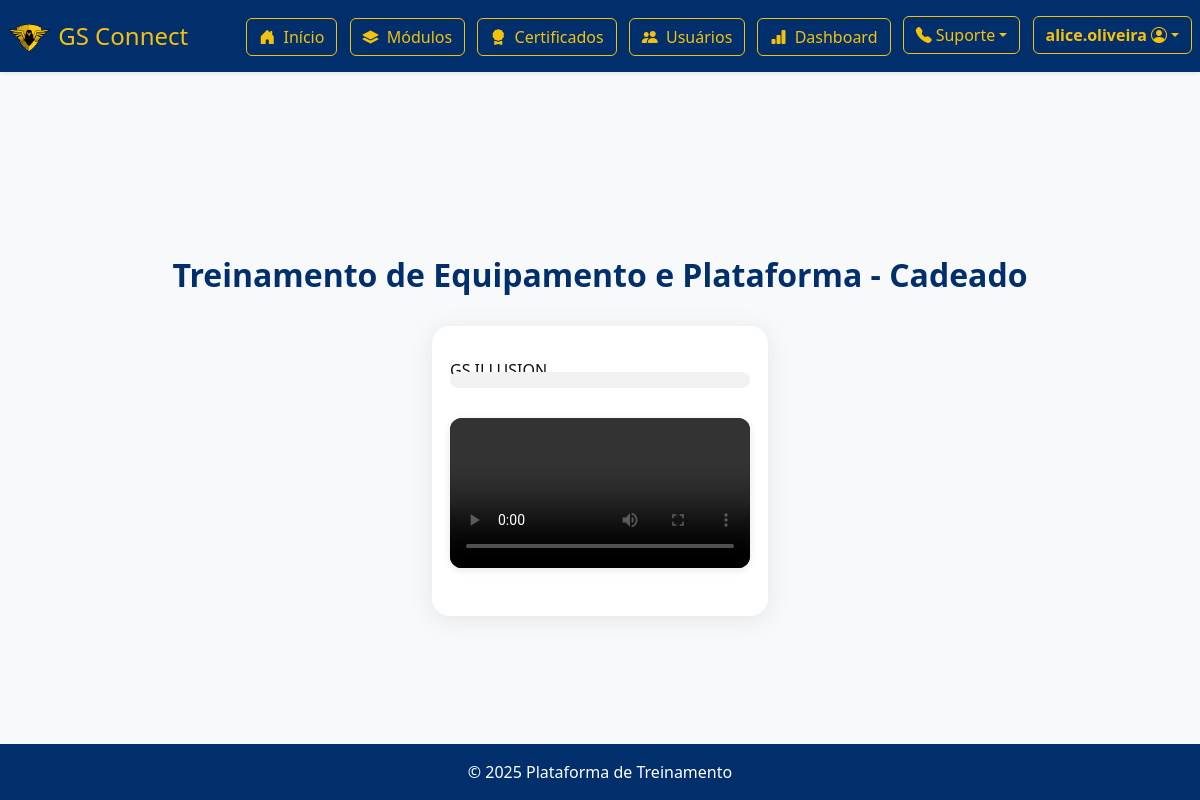
Page /cursos/modulo/3/ (signed in) on the committed database.
### cursos/models.py (models this page shows, shortened)
class Modulo(models.Model):
    curso = models.ForeignKey(Curso, related_name='modulos', on_delete=models.CASCADE)
    equipamento = models.ForeignKey(Equipamento, on_delete=models.CASCADE)
    titulo = models.CharField(max_length=200)
    conteudo = models.TextField()
    ordem = models.PositiveIntegerField()
    video = models.FileField(upload_to='videos/', null=True, blank=True)  # ✅ aqui
    imagem_capa = models.ImageField(upload_to='capas_modulos/', null=True, blank=True)  # NOVO CAMPO
    beneficios = models.TextField(blank=True, default='')  # Um benefício por linha

### cursos/views.py (the view, shortened to what this page needs)
# urls.py: path('modulo/<int:modulo_id>/', views.ver_modulo, name='ver_modulo'),
def ver_modulo(request, modulo_id):
    modulo = get_object_or_404(Modulo, id=modulo_id)
    if request.user.is_authenticated and request.user.is_staff:
        context = {'modulo': modulo}
        if 'equipamento' in modulo.titulo.lower():
            perfil = PerfilUsuario.objects.get(user=request.user)
            modelos = perfil.modelos_equipamento.all()
            conteudos = ConteudoEquipamento.objects.filter(modelo__in=modelos)
            context['conteudos_equipamentos'] = conteudos
            tempos_assistidos = {
                str(conteudo.modelo.id): ProgressoConteudoEquipamento.objects.filter(
                    usuario=request.user, conteudo=conteudo
                ).first().tempo_assistido if ProgressoConteudoEquipamento.objects.filter(
                    usuario=request.user, conteudo=conteudo
                ).exists() else 0
                for conteudo in conteudos
            }
            context['tempos_assistidos'] = tempos_assistidos
        progresso = ProgressoModulo.objects.filter(usuario=request.user, modulo=modulo).first()
        tempo_assistido = progresso.tempo_assistido if progresso else 0
        context['tempo_assistido'] = tempo_assistido
        return render(request, 'cursos/modulo.html', context)

### cursos/templates/cursos/modulo.html (shortened to what this page needs)
{% extends 'core/base.html' %}
{% load static %}
{% block content %}
{% if modulo.id == 2 %}
  <hr>
  <h3 class="mt-4 mb-3 text-center">Modelos de Equipamento do Cliente</h3>
  {% if conteudos_equipamentos|length == 1 %}
    <div class="d-flex justify-content-center">
      {% with conteudo=conteudos_equipamentos.0 %}
      <div class="card shadow-sm" style="min-width: 320px; max-width: 900px; width: 100%; margin: 0 auto;">
        <div class="card-header bg-primary text-white d-flex align-items-center" style="font-size:1.1rem;">
          <i class="bi bi-cpu-fill me-2"></i>
          <span class="fw-bold">{{ conteudo.modelo }}</span>
          {% if conteudo.titulo %}<span class="ms-2">{{ conteudo.titulo }}</span>{% endif %}
        </div>
        <div class="card-body d-flex flex-column align-items-center">
          {% if conteudo.video %}
            <video id="video-modelo-{{ conteudo.id }}" data-modelo-id="{{ conteudo.modelo.id }}" src="{{ conteudo.video.url }}" controls style="width: 100%; max-width: 900px; min-height: 350px; border-radius: 12px; margin-bottom: 10px; box-shadow:0 2px 8px rgba(0,0,0,0.10); background: #000;"></video>
          {% endif %}
          <p class="mt-2" style="width:100%;">{{ conteudo.descricao }}</p>
        </div>
      </div>
      {% endwith %}
    </div>
  {% elif conteudos_equipamentos|length > 1 %}
    <div class="position-relative" style="max-width: 900px; margin: 0 auto;">
      <div class="d-flex justify-content-center mb-4">
        {% with conteudo=conteudos_equipamentos.0 %}
        <div class="card shadow-sm" style="min-width: 320px; max-width: 900px; width: 100%; margin: 0 auto;">
          <div class="card-header bg-primary text-white d-flex align-items-center" style="font-size:1.1rem;">
            <i class="bi bi-cpu-fill me-2"></i>
            <span class="fw-bold">{{ conteudo.modelo }}</span>
            {% if conteudo.titulo %}<span class="ms-2">{{ conteudo.titulo }}</span>{% endif %}
          </div>
          <div class="card-body d-flex flex-column align-items-center">
            {% if conteudo.video %}
              <video id="video-modelo-{{ conteudo.id }}" data-modelo-id="{{ conteudo.modelo.id }}" src="{{ conteudo.video.url }}" controls style="width: 100%; max-width: 900px; min-height: 350px; border-radius: 12px; margin-bottom: 10px; box-shadow:0 2px 8px rgba(0,0,0,0.10); background: #000;"></video>
            {% endif %}
            <p class="mt-2" style="width:100%;">{{ conteudo.descricao }}</p>
          </div>
        </div>
        {% endwith %}
      </div>
      <div class="sidebar-equipamentos">
        {% for conteudo in conteudos_equipamentos|slice:'1:' %}
        <div class="card shadow-sm sidebar-video-card" data-index="{{ forloop.counter }}" style="max-width: 900px; margin: 0 auto;">
          <div class="card-header bg-primary text-white d-flex align-items-center" style="font-size:1.1rem;">
            <i class="bi bi-cpu-fill me-2"></i>
            <span class="fw-bold sidebar-modelo">{{ conteudo.modelo }}</span>
            {% if conteudo.titulo %}<span class="ms-2 sidebar-titulo">{{ conteudo.titulo }}</span>{% endif %}
          </div>
          <div class="card-body d-flex flex-column align-items-center">
            {% if conteudo.video %}
              <video id="video-modelo-{{ conteudo.id }}" class="sidebar-video" data-modelo-id="{{ conteudo.modelo.id }}" src="{{ conteudo.video.url }}" controls style="width: 100%; max-width: 900px; border-radius: 8px; margin-bottom: 10px; box-shadow:0 2px 8px rgba(0,0,0,0.10);"></video>
            {% endif %}
            <p class="mt-2 sidebar-descricao" style="width:100%;">{{ conteudo.descricao }}</p>
          </div>
        </div>
        {% endfor %}
      </div>
    </div>
  {% endif %}
  {% if conteudos_equipamentos %}
    <script id="tempos-assistidos-data" type="application/json">{{ tempos_assistidos|safe }}</script>
  {% endif %}
  <script>
    document.addEventListener('DOMContentLoaded', function() {
      // Troca de vídeo central com vídeo da sidebar
      const centralCard = document.querySelector('.d-flex.justify-content-center.mb-4 .card');
      const sidebarCards = document.querySelectorAll('.sidebar-video-card');
      if (centralCard && sidebarCards.length > 0) {
        sidebarCards.forEach(function(sidebarCard) {
          sidebarCard.addEventListener('click', function() {
            // Elementos do central
            const centralVideo = centralCard.querySelector('video');
            const centralModelo = centralCard.querySelector('.fw-bold');
            const centralTitulo = centralCard.querySelector('.ms-2');
            const centralDescricao = centralCard.querySelector('p');
            // Elementos do sidebar
            const sidebarVideo = sidebarCard.querySelector('video');
            const sidebarModelo = sidebarCard.querySelector('.sidebar-modelo');
            const sidebarTitulo = sidebarCard.querySelector('.sidebar-titulo');
            const sidebarDescricao = sidebarCard.querySelector('.sidebar-descricao');
            // Salvar dados do central
            const temp = {
              src: centralVideo.src,
              modelo: centralModelo.textContent,
              titulo: centralTitulo ? centralTitulo.textContent : '',
              descricao: centralDescricao.textContent
            };
            // Trocar central pelo sidebar
            centralVideo.src = sidebarVideo.src;
            centralModelo.textContent = sidebarModelo.textContent;
            if (centralTitulo && sidebarTitulo) {
              centralTitulo.textContent = sidebarTitulo.textContent;
            } else if (centralTitulo && !sidebarTitulo) {
              centralTitulo.textContent = '';
            } else if (!centralTitulo && sidebarTitulo) {
              const span = document.createElement('span');
              span.className = 'ms-2';
              span.textContent = sidebarTitulo.textContent;
              centralModelo.parentNode.appendChild(span);
            }
            centralDescricao.textContent = sidebarDescricao.textContent;
            // Trocar sidebar pelo central
            sidebarVideo.src = temp.src;
            sidebarModelo.textContent = temp.modelo;
            if (sidebarTitulo && temp.titulo) {
              sidebarTitulo.textContent = temp.titulo;
            } else if (sidebarTitulo && !temp.titulo) {
              sidebarTitulo.textContent = '';
            } else if (!sidebarTitulo && temp.titulo) {
              const span = document.createElement('span');
              span.className = 'sidebar-titulo ms-2';
              span.textContent = temp.titulo;
              sidebarModelo.parentNode.appendChild(span);
            }
            sidebarDescricao.textContent = temp.descricao;
          });
        });
      }
      // --- CORREÇÃO: Loop JS para registrar progresso dos vídeos de equipamentos ---
      let temposAssistidos = {};
      const temposScript = document.getElementById('tempos-assistidos-data');
      if (temposScript) {
        temposAssistidos = JSON.parse(temposScript.textContent);
      }
      document.querySelectorAll('video[id^="video-modelo-"]').forEach(function(video) {
        const modeloId = video.getAttribute('data-modelo-id');
        const tempoSalvo = temposAssistidos[modeloId] || 0;
        video.addEventListener('loadedmetadata', function() {
          if (tempoSalvo > 0 && tempoSalvo < video.duration) {
            video.currentTime = tempoSalvo;
          }
        });
        let maxWatched = 0;
        let lastSent = 0;
        video.addEventListener('timeupdate', function() {
          if (video.currentTime > maxWatched) {
            maxWatched = video.currentTime;
          }
          if (Math.floor(maxWatched) - lastSent >= 10 || maxWatched >= video.duration) {
            lastSent = Math.floor(maxWatched);
            fetch(`/cursos/registrar_progresso_modelo/{{ modulo.id }}/${modeloId}/`, {
              method: 'POST',
              headers: {
                'Content-Type': 'application/json',
                'X-CSRFToken': '{{ csrf_token }}',
              },
              body: JSON.stringify({ tempo_assistido: Math.floor(maxWatched) })
            });
          }
        });
      });
    });
  </script>
{% else %}
  <div style="width:100%;text-align:center;margin:32px 0 24px 0;"><h2 style="color:#0a3570;font-weight:700;">{{ modulo.titulo }}</h2></div>
  <div class="modulo-detalhe-section">
    <div class="modulo-detalhe-card" style="background:#fff;box-shadow:0 4px 24px rgba(44,62,80,0.10);border-radius:18px;padding:32px 18px 32px 18px;max-width:950px;margin:0 auto;">
      {% if modulo.id != 1 and modulo.titulo != 'Inserção' and modulo.titulo != 'Plataforma' %}
        <div class="modulo-detalhe-desc">{{ modulo.conteudo }}</div>
      {% endif %}
      {% if modulo.video %}
        <div style="width:100%;max-width:900px;margin:0 auto 1rem auto;display:flex;flex-direction:column;align-items:center;">
          <div class="progress" style="height: 16px; margin-bottom: 18px; margin-top: -10px; border-radius:8px; background:#f2f2f2; width:100%;">
          </div>
          <video id="modulo-video" class="modulo-detalhe-video" controls controlsList="nodownload" style="width:100%;max-width:900px;border-radius:12px;box-shadow:0 2px 8px rgba(0,0,0,0.10);background:#000;margin-top:12px;">
            <source src="{{ modulo.video.url }}" type="video/mp4">
          </video>
        </div>
      {% else %}
        <div class="alert alert-warning text-center">Este módulo ainda não possui vídeo.</div>
      {% endif %}
    </div>
  </div>
{% endif %}
{% endblock %}

### core/templates/core/base.html (shortened to what this page needs)
{% load static %}
<!DOCTYPE html>
<html lang="pt-br">
<head>
    <link href="https://cdn.jsdelivr.net/npm/bootstrap@5.3.0/dist/css/bootstrap.min.css" rel="stylesheet">
    <link rel="stylesheet" href="{% static 'css/style.css' %}">
</head>
<body class="bg-light">
<header class="bg-primary text-white py-2 mb-4 shadow-sm">
    <div class="container-fluid d-flex flex-column flex-md-row align-items-center justify-content-between px-2" style="min-height: 56px;">
        <div class="d-flex align-items-center">
            <img src="{% static 'img/logo.png' %}" alt="Logo Golden Sat" style="height: 32px; margin-right: 8px;">
            <h1 class="mb-0" style="font-size: 1.5rem;">GS Connect</h1>
        </div>
        <nav class="mt-2 mt-md-0">
            {% if not request.path == '/login/' %}
                <a class="btn btn-outline-light me-2" href="{% url 'home' %}"><i class="bi bi-house-door-fill me-1"></i> Início</a>
                {% if user.is_authenticated %}
                    <a class="btn btn-outline-light me-2" href="{% url 'cursos:todos_modulos' %}"><i class="bi bi-layers-fill me-1"></i> Módulos</a>
                    <a class="btn btn-outline-light me-2" href="{% url 'certificado_form' %}"><i class="bi bi-award-fill me-1"></i> Certificados</a>
                    {% if user.is_staff %}
                        <a class="btn btn-outline-light me-2" href="{% url 'usuarios' %}"><i class="bi bi-people-fill me-1"></i> Usuários</a>
                        <a class="btn btn-outline-light me-2" href="{% url 'dashboard_usuarios' %}"><i class="bi bi-bar-chart-fill me-1"></i> Dashboard</a>
                    {% endif %}
                    <div class="dropdown d-inline-block me-2">
                      <button class="btn btn-outline-light dropdown-toggle d-flex align-items-center" type="button" id="suporteDropdown" data-bs-toggle="dropdown" aria-expanded="false">
                        <i class="bi bi-telephone-fill me-1"></i> Suporte
                      </button>
                    </div>
                    <div class="dropdown d-inline-block">
                        <a class="btn btn-outline-light dropdown-toggle fw-bold d-flex align-items-center" href="#" id="userDropdown" role="button" data-bs-toggle="dropdown" aria-expanded="false" style="min-width: 140px;">
                            <span class="me-1">{{ user.get_full_name|default:user.username }}</span>
                            <i class="bi bi-person-circle"></i>
                        </a>
                    </div>
                {% else %}
                    <a class="btn btn-light text-primary" href="{% url 'login' %}">Entrar</a>
                {% endif %}
            {% endif %}
        </nav>
    </div>
</header>
<div class="content-wrapper">
  <main class="container flex-grow-1">
      {% block content %}{% endblock %}
  </main>
</div>
<footer class="bg-primary text-white text-center py-3 mt-auto">
    <p class="mb-0">© 2025 Plataforma de Treinamento</p>
</footer>
<link rel="stylesheet" href="https://cdn.jsdelivr.net/npm/bootstrap-icons@1.10.5/font/bootstrap-icons.css">
</body>
</html>

### core/static/css/style.css (style rules this page uses)
:root { --azul-escuro: #002f6c; --amarelo: #f4c20d; --preto: #111111; --branco: #ffffff; }
body { background: var(--branco) !important; color: var(--preto) !important; }
header.bg-primary, .footer.bg-primary, .footer, .bg-primary { background: var(--azul-escuro) !important; }
header h1, .footer p, .footer, .footer * { color: var(--amarelo) !important; }
.btn-outline-light, .btn-outline-light:visited { color: var(--amarelo) !important; border-color: var(--amarelo) !important; background: transparent !important; }
a, a:visited { color: var(--azul-escuro) !important; }
.card-title, h1, h2, h3, h4, h5, h6 { color: var(--azul-escuro) !important; }
html, body { height: 100%; margin: 0; padding: 0; overflow: hidden; }

### core/templates/core/base.html (style rules this page uses)
html, body { height: 100%; min-height: 100vh; margin: 0; padding: 0; }
body { display: flex; flex-direction: column; min-height: 100vh; overflow-y: auto; }
.content-wrapper { flex: 1 0 auto; display: flex; flex-direction: column; }
main.container { flex: 1 0 auto; display: flex; flex-direction: column; justify-content: center; align-items: center; }
footer { flex-shrink: 0; }

### rows in the picture
Modulo: titulo "Treinamento de Equipamento e Plataforma - Cadeado", conteudo "GS ILLUSION"

### other values in the picture
{{ user.get_full_name|default:user.username }} "alice.oliveira"
